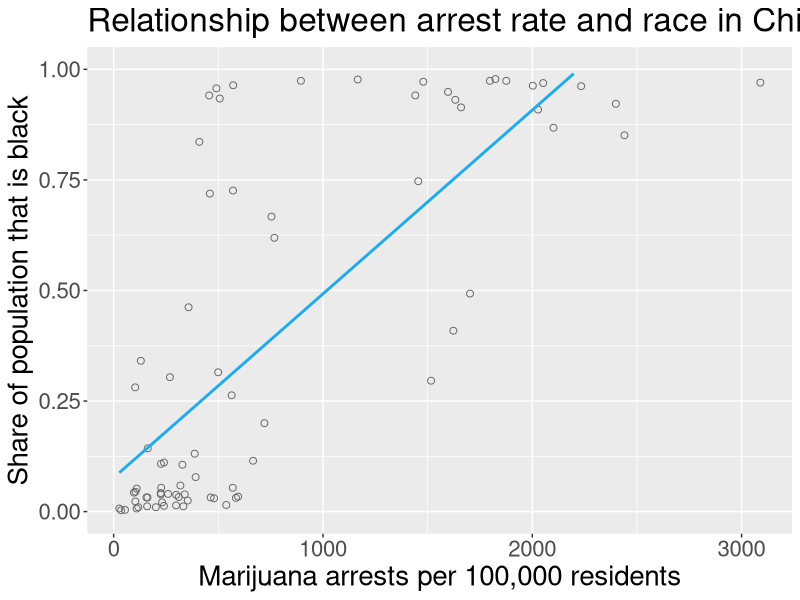

Generate this figure with R:
###########################################################################
#                                                                         #
#           Marijuana arrest rate by black population share               #
#                   Coded in R by Scarlett Swerdlow                       #
#                        For the Chicago Sun-Times                        #
#                       scarlett.swerdlow@gmail.com                       #
#                                                                         #
###########################################################################

# Load relevant packages and data

library( foreign )
library( ggplot2 )
library( Hmisc )

Arrests <- read.csv("Arrests.csv" )


# Tests correlation between arrest rate and black population share.

rcorr( Arrests$Pre_arrest_rate, Arrests$Black_share, type = c( "pearson" ) )


# Tests correlation between arrest rate and black population share;
# not sensitive to linear specification.

rcorr( Arrests$Pre_arrest_rate, Arrests$Black_share, type = c( "spearman" ) )


# Creates scatter plot with best fit line from
# Ordinary Least Squares estimation.

ggplot( Arrests, aes( x = Pre_arrest_rate , y = Black_share ) ) +
  geom_point( shape = 1, size = 2, color = "#666667" ) +
  geom_smooth( method = "lm", se = FALSE, size = 1, color = "#22aae9" ) +
  ylim(0, 1) +
  labs( title = "Relationship between arrest rate and race in Chicago communities") +
  xlab( "Marijuana arrests per 100,000 residents" ) +
  ylab( "Share of population that is black" ) +
  theme( text = element_text( size = 20 ) )
